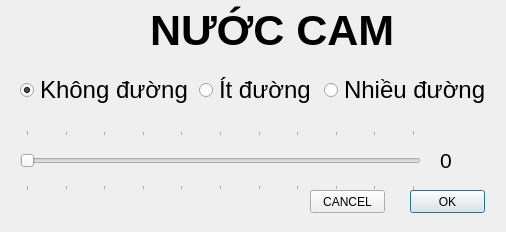
<?xml version="1.0" encoding="UTF-8"?>
<ui version="4.0">
 <class>Dialog</class>
 <widget class="QDialog" name="Dialog">
  <property name="geometry">
   <rect>
    <x>0</x>
    <y>0</y>
    <width>506</width>
    <height>232</height>
   </rect>
  </property>
  <property name="windowTitle">
   <string>Dialog</string>
  </property>
  <widget class="QSlider" name="scroll_custem">
   <property name="geometry">
    <rect>
     <x>20</x>
     <y>130</y>
     <width>401</width>
     <height>61</height>
    </rect>
   </property>
   <property name="layoutDirection">
    <enum>Qt::LeftToRight</enum>
   </property>
   <property name="maximum">
    <number>10</number>
   </property>
   <property name="singleStep">
    <number>1</number>
   </property>
   <property name="orientation">
    <enum>Qt::Horizontal</enum>
   </property>
   <property name="tickPosition">
    <enum>QSlider::TicksBothSides</enum>
   </property>
  </widget>
  <widget class="QLabel" name="lbl_douong">
   <property name="geometry">
    <rect>
     <x>150</x>
     <y>0</y>
     <width>281</width>
     <height>61</height>
    </rect>
   </property>
   <property name="font">
    <font>
     <pointsize>32</pointsize>
     <weight>75</weight>
     <bold>true</bold>
    </font>
   </property>
   <property name="inputMethodHints">
    <set>Qt::ImhHiddenText</set>
   </property>
   <property name="text">
    <string>NƯỚC CAM</string>
   </property>
  </widget>
  <widget class="QPushButton" name="bt_ok">
   <property name="geometry">
    <rect>
     <x>410</x>
     <y>190</y>
     <width>75</width>
     <height>23</height>
    </rect>
   </property>
   <property name="text">
    <string>OK</string>
   </property>
  </widget>
  <widget class="QPushButton" name="bt_cancel">
   <property name="geometry">
    <rect>
     <x>310</x>
     <y>190</y>
     <width>75</width>
     <height>23</height>
    </rect>
   </property>
   <property name="text">
    <string>CANCEL</string>
   </property>
  </widget>
  <widget class="QLabel" name="lbl_custem">
   <property name="geometry">
    <rect>
     <x>440</x>
     <y>140</y>
     <width>51</width>
     <height>41</height>
    </rect>
   </property>
   <property name="font">
    <font>
     <pointsize>16</pointsize>
    </font>
   </property>
   <property name="text">
    <string>0</string>
   </property>
  </widget>
  <widget class="QLabel" name="lbl_name">
   <property name="geometry">
    <rect>
     <x>20</x>
     <y>190</y>
     <width>281</width>
     <height>31</height>
    </rect>
   </property>
   <property name="font">
    <font>
     <pointsize>16</pointsize>
    </font>
   </property>
   <property name="text">
    <string/>
   </property>
  </widget>
  <widget class="QWidget" name="">
   <property name="geometry">
    <rect>
     <x>20</x>
     <y>60</y>
     <width>471</width>
     <height>61</height>
    </rect>
   </property>
   <layout class="QHBoxLayout" name="horizontalLayout">
    <item>
     <widget class="QRadioButton" name="radio_kd">
      <property name="font">
       <font>
        <pointsize>18</pointsize>
       </font>
      </property>
      <property name="text">
       <string>Không đường</string>
      </property>
      <property name="checked">
       <bool>true</bool>
      </property>
     </widget>
    </item>
    <item>
     <widget class="QRadioButton" name="radio_id">
      <property name="font">
       <font>
        <pointsize>18</pointsize>
       </font>
      </property>
      <property name="text">
       <string>Ít đường</string>
      </property>
     </widget>
    </item>
    <item>
     <widget class="QRadioButton" name="radio_nd">
      <property name="font">
       <font>
        <pointsize>18</pointsize>
       </font>
      </property>
      <property name="text">
       <string>Nhiều đường</string>
      </property>
     </widget>
    </item>
   </layout>
  </widget>
 </widget>
 <resources/>
 <connections/>
</ui>
